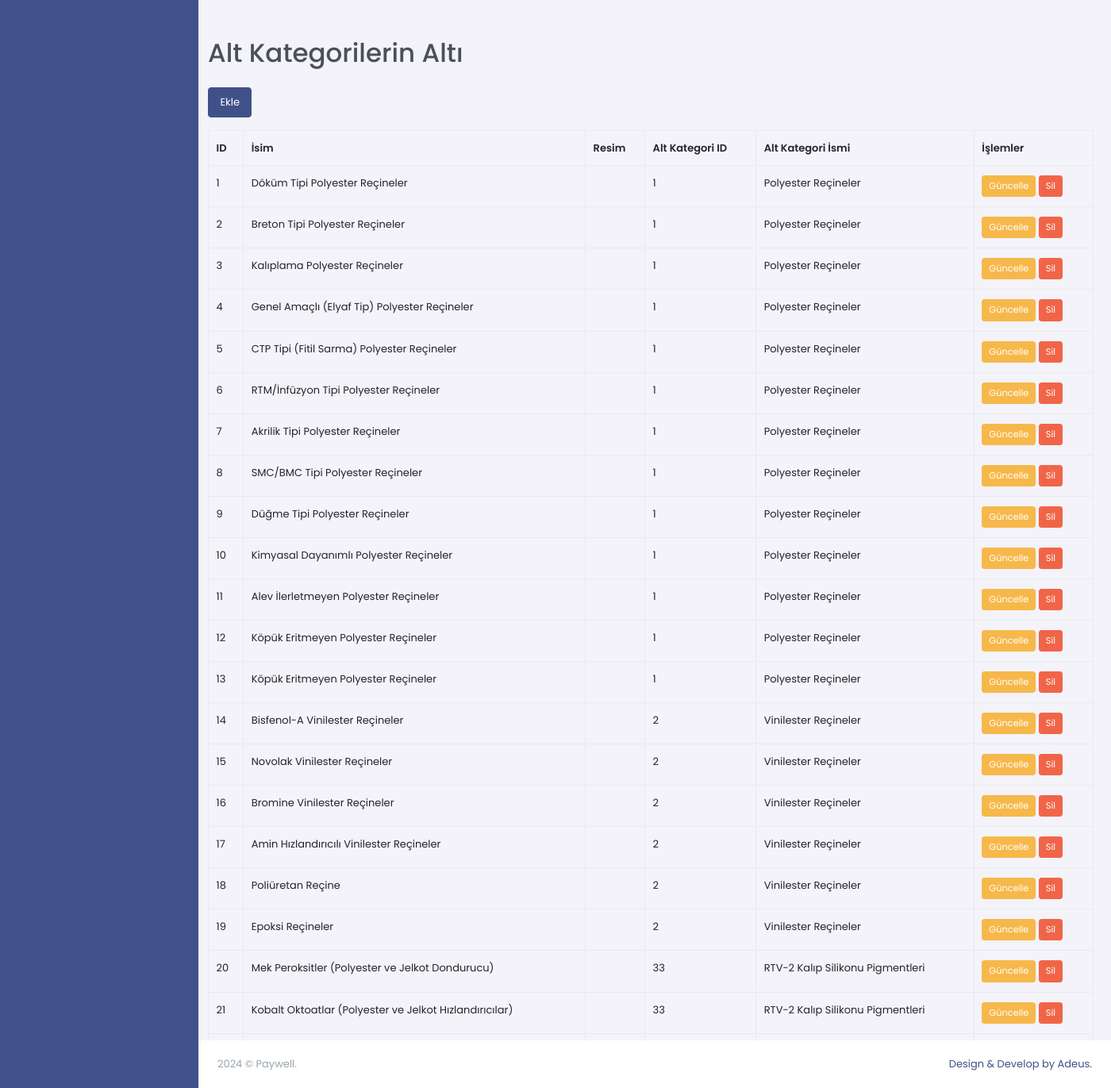
Before: /dashboard/categorys.php (signed in, lower part) with the older database file.
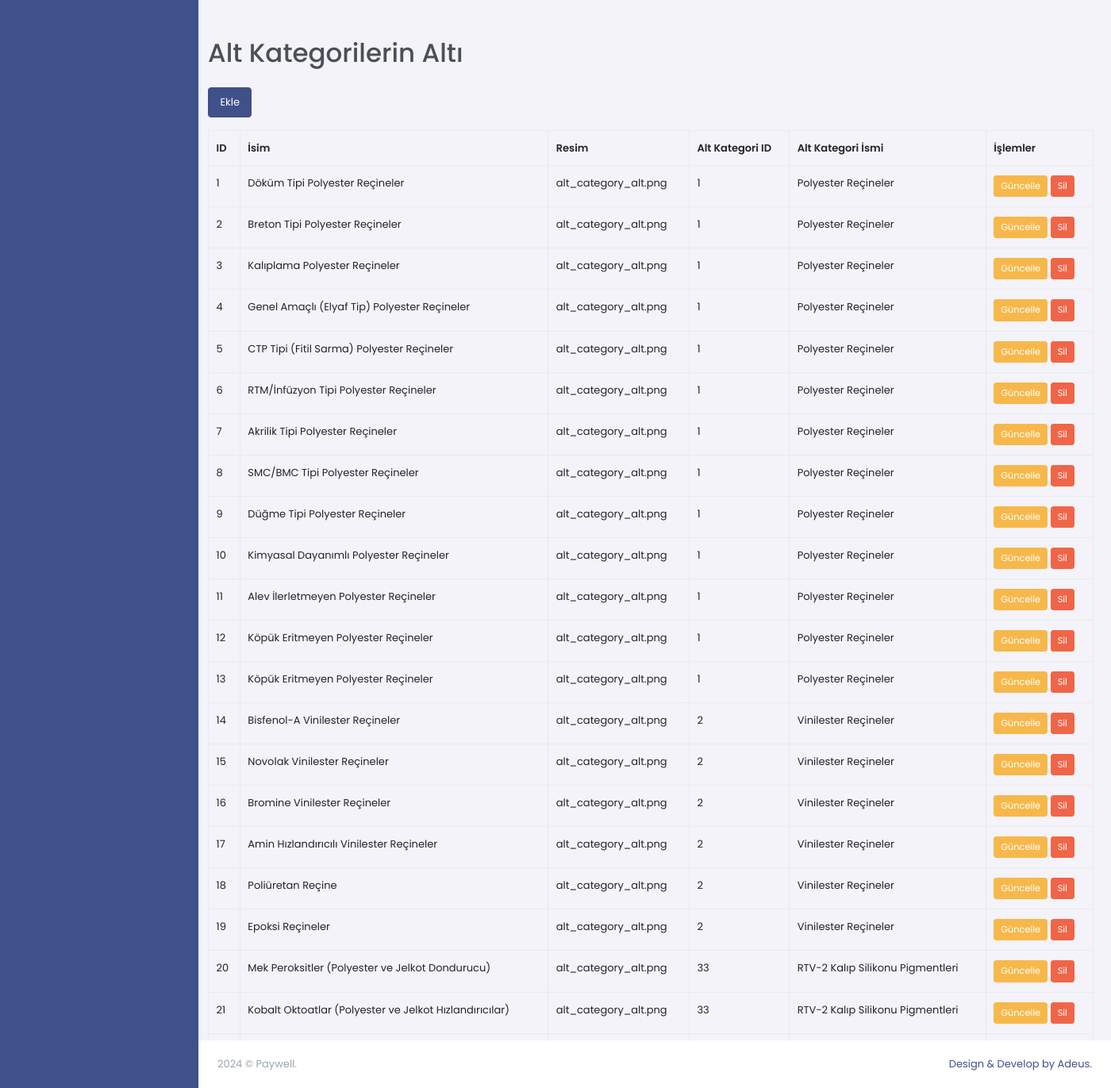
After: the same page with the newer database file.
### tables this page shows
CREATE TABLE `alt_kategoriler_alt` (
    `id` INT AUTO_INCREMENT PRIMARY KEY,
    `isim` VARCHAR(255) NOT NULL,
    `resim` VARCHAR(255) NOT NULL,
    `alt_kategori_id` INT,
    FOREIGN KEY (`alt_kategori_id`) REFERENCES `alt_kategoriler`(`id`) ON DELETE CASCADE
);

CREATE TABLE `alt_kategoriler` (
    `id` INT AUTO_INCREMENT PRIMARY KEY,
    `isim` VARCHAR(255) NOT NULL,
    `resim` VARCHAR(255) NOT NULL,
    `kategori_id` INT,
    FOREIGN KEY (`kategori_id`) REFERENCES `kategoriler`(`id`) ON DELETE CASCADE
);

### dashboard/categorys.php (the view, shortened to what this page needs)
<?php
include 'header.php';
include 'sidebar.php';
include '../z_db.php';
$sql_alt_kategoriler_alt = "SELECT aka.*, ak.isim AS alt_kategori_isim FROM alt_kategoriler_alt aka JOIN alt_kategoriler ak ON aka.alt_kategori_id = ak.id";
$result_alt_kategoriler_alt = $con->query($sql_alt_kategoriler_alt);
?>
<div id="container-categorys" class="container mt-5">
    <h1 class="mt-5 mb-4">Alt Kategorilerin Altı</h1>
    <a href="add_form.php?table=alt_kategoriler_alt" class="btn btn-primary mb-3">Ekle</a>
    <table class="table table-bordered">
        <thead>
            <tr>
                <th>ID</th>
                <th>İsim</th>
                <th>Resim</th>
                <th>Alt Kategori ID</th>
                <th>Alt Kategori İsmi</th>
                <th>İşlemler</th>
            </tr>
        </thead>
        <tbody>
            <?php while($row = $result_alt_kategoriler_alt->fetch_assoc()): ?>
            <tr>
                <td><?= $row['id']; ?></td>
                <td><?= $row['isim']; ?></td>
                <td><?= $row['resim']; ?></td>
                <td><?= $row['alt_kategori_id']; ?></td>
                <td><?= $row['alt_kategori_isim']; ?></td>
                <td>
                    <a href="update_form.php?table=alt_kategoriler_alt&id=<?= $row['id']; ?>" class="btn btn-warning btn-sm">Güncelle</a>
                    <a href="categorys.php?action=delete&table=alt_kategoriler_alt&id=<?= $row['id']; ?>" class="btn btn-danger btn-sm" onclick="return confirm('Silmek istediğinize emin misiniz?');">Sil</a>
                </td>
            </tr>
            <?php endwhile; ?>
        </tbody>
    </table>
</div>
<?php include 'footer.php';  ?>

### dashboard/header.php (shortened to what this page needs)
<!doctype html>
<html lang="en" data-layout="vertical" data-topbar="light" data-sidebar="dark" data-sidebar-size="lg" data-sidebar-image="none">
<head>
    <link href="assets/libs/jsvectormap/css/jsvectormap.min.css" rel="stylesheet" type="text/css" />
    <link href="assets/libs/swiper/swiper-bundle.min.css" rel="stylesheet" type="text/css" />
    <link href="assets/css/bootstrap.min.css" rel="stylesheet" type="text/css" />
    <link href="assets/css/icons.min.css" rel="stylesheet" type="text/css" />
    <link href="assets/css/app.min.css" rel="stylesheet" type="text/css" />
    <link href="assets/css/custom.min.css" rel="stylesheet" />
</head>
<body>
    <div id="layout-wrapper">

### dashboard/sidebar.php (shortened to what this page needs)
<div class="app-menu navbar-menu">
  <div id="scrollbar">
  </div>
  <div class="sidebar-background"></div>
</div>

### dashboard/footer.php (shortened to what this page needs)
    <footer class="footer">
        <div class="container-fluid">
            <div class="row">
                <div class="col-sm-6">
                    <script>document.write(new Date().getFullYear())</script> © Paywell.
                </div>
                <div class="col-sm-6">
                    <div class="text-sm-end d-none d-sm-block">
                        <a href="https://github.com/devmustafaulutas/vogue">
                            Design & Develop by Adeus.
                        </a>
                    </div>
                </div>
            </div>
        </div>
    </footer>
</div>
</body>
</html>

Changed rows visible on the page:
changed alt_kategoriler_alt "Döküm Tipi Polyester Reçineler": resim (not shown) → "alt_category_alt.png"
changed alt_kategoriler_alt "Breton Tipi Polyester Reçineler": resim (not shown) → "alt_category_alt.png"
changed alt_kategoriler_alt "Kalıplama Polyester Reçineler": resim (not shown) → "alt_category_alt.png"
changed alt_kategoriler_alt "Genel Amaçlı (Elyaf Tip) Polyester Reçineler": resim (not shown) → "alt_category_alt.png"
changed alt_kategoriler_alt "CTP Tipi (Fitil Sarma) Polyester Reçineler": resim (not shown) → "alt_category_alt.png"
changed alt_kategoriler_alt "RTM/İnfüzyon Tipi Polyester Reçineler": resim (not shown) → "alt_category_alt.png"
changed alt_kategoriler_alt "Akrilik Tipi Polyester Reçineler": resim (not shown) → "alt_category_alt.png"
changed alt_kategoriler_alt "SMC/BMC Tipi Polyester Reçineler": resim (not shown) → "alt_category_alt.png"
changed alt_kategoriler_alt "Düğme Tipi Polyester Reçineler": resim (not shown) → "alt_category_alt.png"
changed alt_kategoriler_alt "Kimyasal Dayanımlı Polyester Reçineler": resim (not shown) → "alt_category_alt.png"
changed alt_kategoriler_alt "Alev İlerletmeyen Polyester Reçineler": resim (not shown) → "alt_category_alt.png"
changed alt_kategoriler_alt id 12: resim (not shown) → "alt_category_alt.png"
changed alt_kategoriler_alt id 13: resim (not shown) → "alt_category_alt.png"
changed alt_kategoriler_alt "Bisfenol-A Vinilester Reçineler": resim (not shown) → "alt_category_alt.png"
changed alt_kategoriler_alt "Novolak Vinilester Reçineler": resim (not shown) → "alt_category_alt.png"
changed alt_kategoriler_alt "Bromine Vinilester Reçineler": resim (not shown) → "alt_category_alt.png"
changed alt_kategoriler_alt "Amin Hızlandırıcılı Vinilester Reçineler": resim (not shown) → "alt_category_alt.png"
changed alt_kategoriler_alt "Poliüretan Reçine": resim (not shown) → "alt_category_alt.png"
changed alt_kategoriler_alt "Epoksi Reçineler": resim (not shown) → "alt_category_alt.png"
changed alt_kategoriler_alt "Mek Peroksitler (Polyester ve Jelkot Dondurucu)": resim (not shown) → "alt_category_alt.png"
changed alt_kategoriler_alt "Kobalt Oktoatlar (Polyester ve Jelkot Hızlandırıcılar)": resim (not shown) → "alt_category_alt.png"
